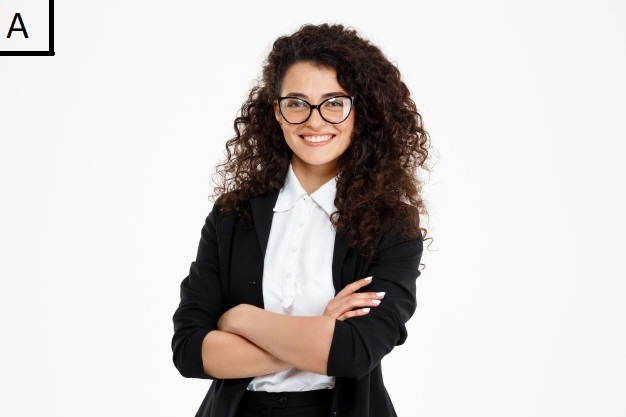
#> input picture Task 4/1.jpg, 626 x 417 px
$ jupyter execute '2 - Crop n Swap.ipynb'
#> lines starting #> are read from the running program, lines starting #| are printed output that depends on the picture; after the words box and inside, x2 and y2 are one past the last pixel; in counts of white or black regions, pixels touching at a corner belong together
[cell 1]
import numpy , cv2

[cell 2]
i1 = cv2.imread('1.jpg')
#> i1 is the input picture: shape (417, 626, 3); mean B, G, R 197.4, 199, 203.7
i2 = cv2.imread('2.jpg')
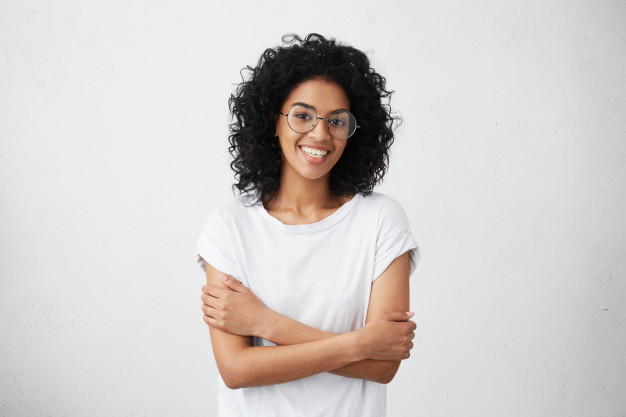
#> input picture Task 4/2.jpg, 626 x 417 px
#> i2 is the input picture: shape (417, 626, 3); mean B, G, R 203.1, 205, 209.9
i1s = cv2.imread('1.jpg')
i2s = cv2.imread('2.jpg')

[cell 3]
cv2.imshow("1",i1)
cv2.imshow("2",i2)
cv2.waitKey()
cv2.destroyAllWindows()

[cell 4]
# Cropping Coordinates

[cell 5]
i1x1,i1y1=269,62
i1x2,i1y2=360,166
i2x1,i2y1=269,62
i2x2,i2y2=360,166

[cell 6]
i1face = i1[i1y1:i1y2,i1x1:i1x2]
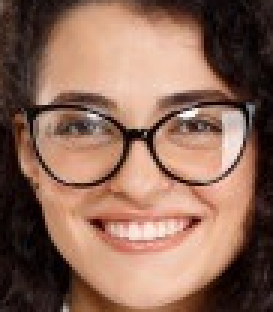
#> i1face: shape (104, 91, 3) (shown 3 times larger); mean B, G, R 88, 104.3, 140.3
i2face = i2[i2y1:i2y2,i2x1:i2x2]
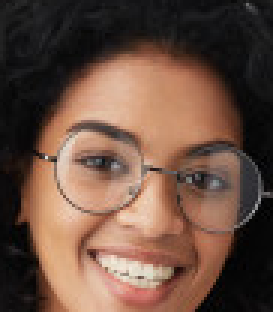
#> i2face: shape (104, 91, 3) (shown 3 times larger); mean B, G, R 65.5, 79.1, 106.3

[cell 7]
cv2.imshow("i1face",i1face)
cv2.imshow("i2face",i2face)
cv2.waitKey()
cv2.destroyAllWindows()

[cell 8]
i1[i1y1:i1y2,i1x1:i1x2]=i2face
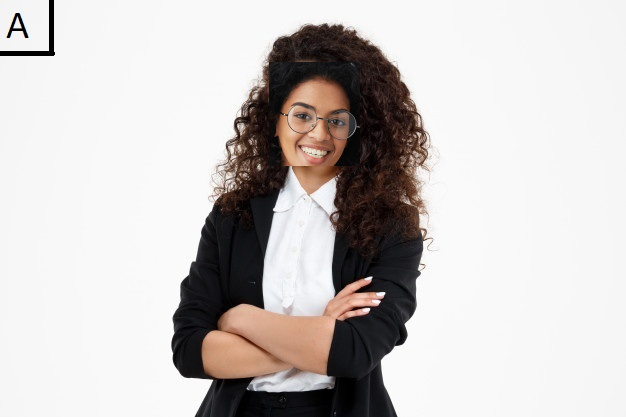
#> i1: shape (417, 626, 3); 3.63% of pixels changed, all inside (x1, y1, x2, y2) = (269, 62, 360, 166)

[cell 9]
cv2.imshow("x",i1)
cv2.waitKey()
cv2.destroyAllWindows()

[cell 10]
i1 = cv2.imread('1.jpg')
i1face = i1[i1y1:i1y2,i1x1:i1x2]
i2[i2y1:i2y2,i2x1:i2x2]=i1face
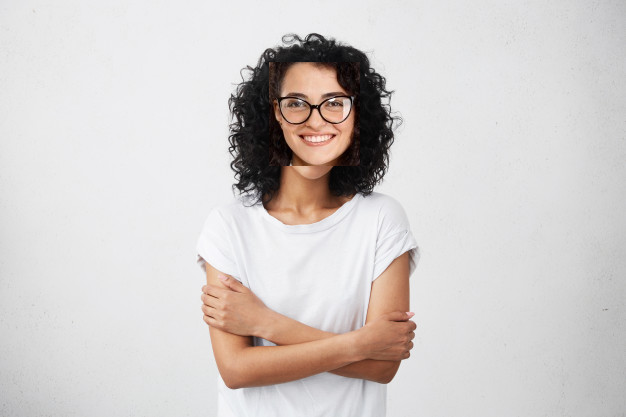
#> i2: shape (417, 626, 3); 3.63% of pixels changed, all inside (x1, y1, x2, y2) = (269, 62, 360, 166)
